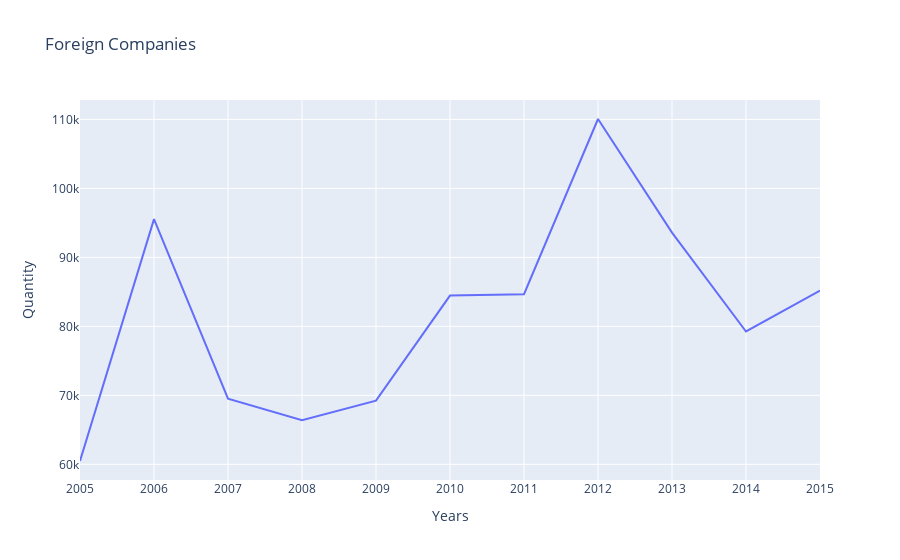

The cell this chart's notebook holds for it:
### Code cell
## Time series
fig = px.line(tempDf, x='Years', y="Quantity", title="Foreign Companies")
fig.show()

### Figure 1 — Plotly figure (JSON) as saved in the notebook; plotly's stock layout.template omitted (floating-point values rounded to 4 significant figures)
{"data": [{"hovertemplate": "Years=%{x}<br>Quantity=%{y}<extra></extra>", "legendgroup": "", "line": {"color": "#636efa", "dash": "solid"}, "marker": {"symbol": "circle"}, "mode": "lines", "name": "", "orientation": "v", "showlegend": false, "type": "scatter", "x": ["2005", "2006", "2007", "2008", "2009", "2010", "2011", "2012", "2013", "2014", "2015"], "xaxis": "x", "y": [60480.0, 95540.0, 69510.0, 66390.0, 69230.0, 84460.0, 84670.0, 110100.0, 93590.0, 79260.0, 85170.0], "yaxis": "y"}], "layout": {"legend": {"tracegroupgap": 0}, "title": {"text": "Foreign Companies"}, "xaxis": {"anchor": "y", "domain": [0, 1], "title": {"text": "Years"}}, "yaxis": {"anchor": "x", "domain": [0, 1], "title": {"text": "Quantity"}}}}
